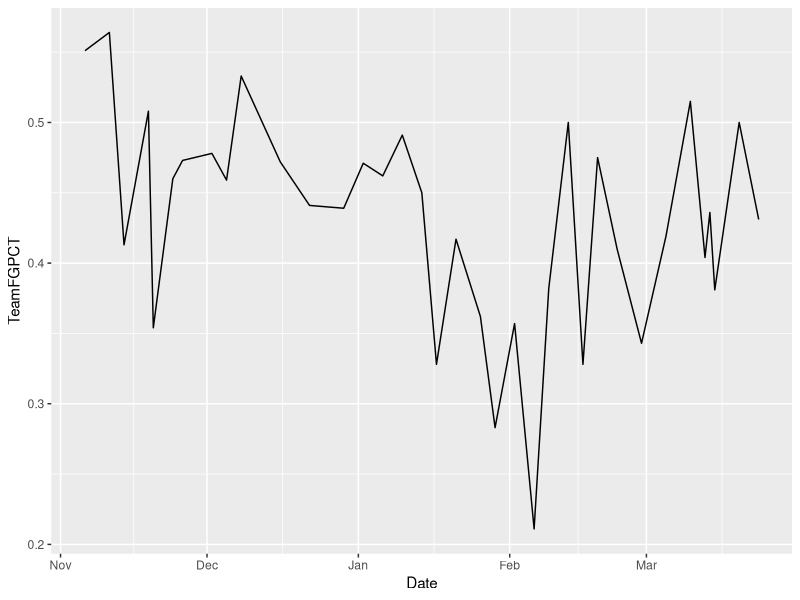
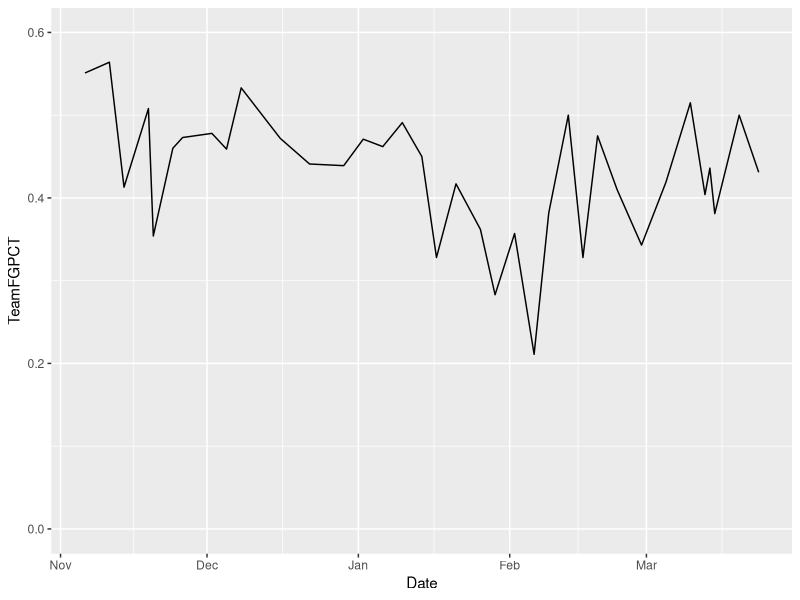
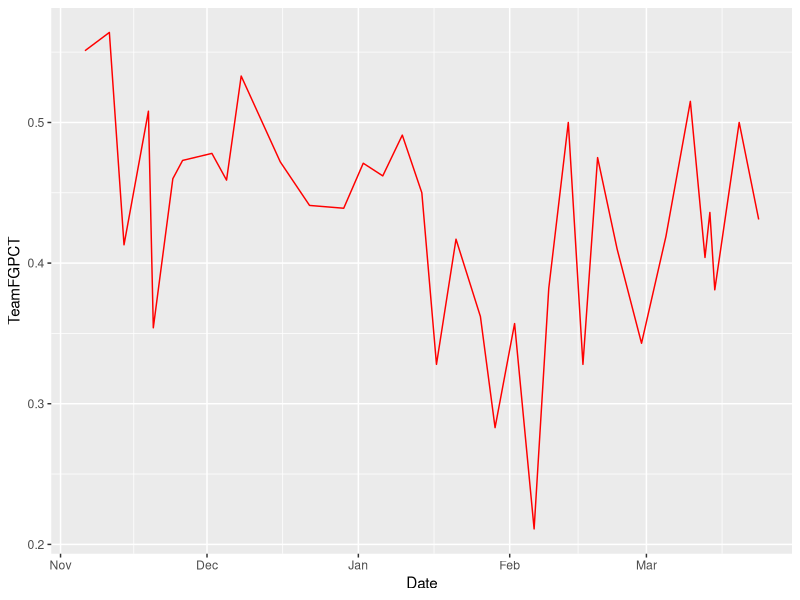
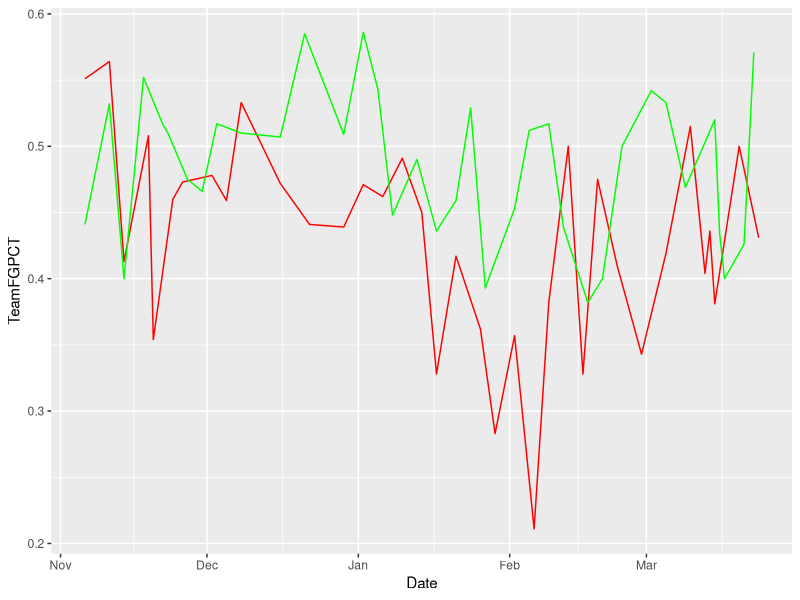
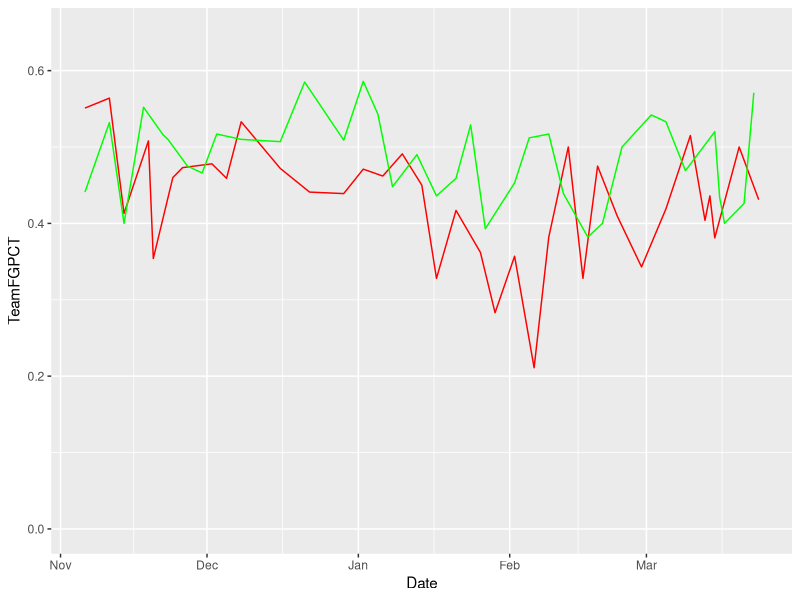
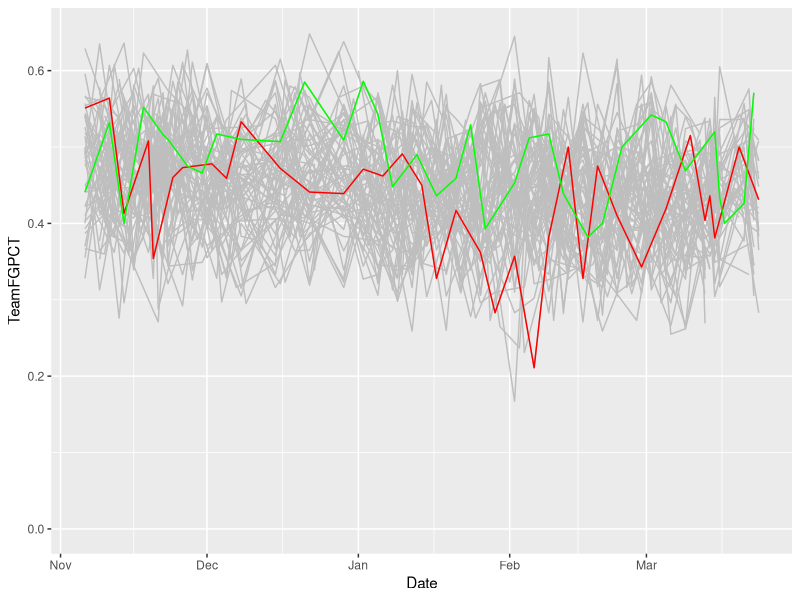
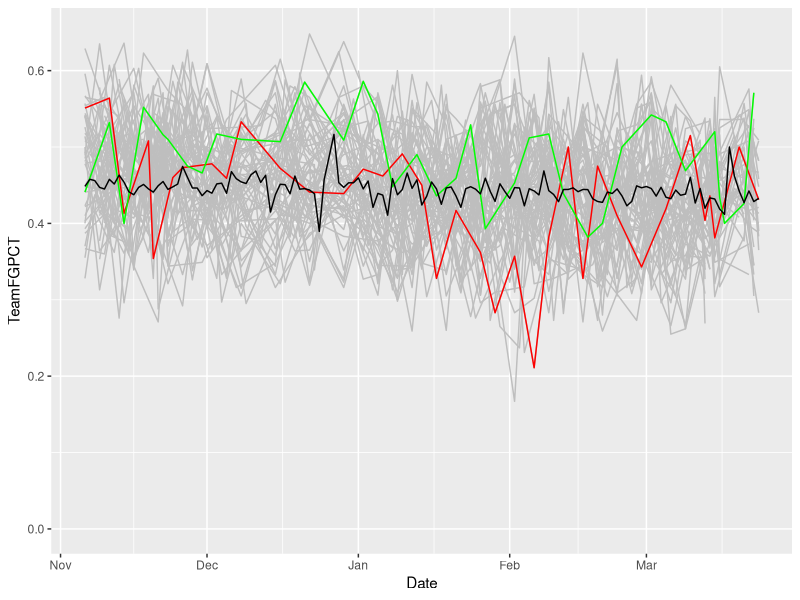

Write R code to recreate these figures, in order.
## ---- chunk 1
library(tidyverse)
## ---- chunk 2
logs <- read_csv("data/logs19.csv")
## ---- chunk 3
nu <- logs %>% filter(Team == "Nebraska Cornhuskers")
## ---- chunk 4
ggplot(nu, aes(x=Date, y=TeamFGPCT)) + geom_line()
## ---- chunk 5
ggplot(nu, aes(x=Date, y=TeamFGPCT)) + geom_line() + scale_y_continuous(limits = c(0, .6))
## ---- chunk 6
msu <- logs %>% filter(Team == "Michigan State Spartans")
## ---- chunk 7
ggplot() + geom_line(data=nu, aes(x=Date, y=TeamFGPCT), color="red")
## ---- chunk 8
ggplot() + geom_line(data=nu, aes(x=Date, y=TeamFGPCT), color="red") + geom_line(data=msu, aes(x=Date, y=TeamFGPCT), color="green")
## ---- chunk 9
ggplot() + geom_line(data=nu, aes(x=Date, y=TeamFGPCT), color="red") + geom_line(data=msu, aes(x=Date, y=TeamFGPCT), color="green") + scale_y_continuous(limits = c(0, .65))
## ---- chunk 10
powerfive <- c("SEC", "Big Ten", "Pac-12", "Big 12", "ACC")

p5conf <- logs %>% filter(Conference %in% powerfive)
## ---- chunk 11
ggplot() + geom_line(data=p5conf, aes(x=Date, y=TeamFGPCT, group=Team), color="grey") + geom_line(data=nu, aes(x=Date, y=TeamFGPCT), color="red") + geom_line(data=msu, aes(x=Date, y=TeamFGPCT), color="green") + scale_y_continuous(limits = c(0, .65))
## ---- chunk 12
average <- logs %>% group_by(Date) %>% summarise(mean_shooting=mean(TeamFGPCT))
## ---- chunk 13
ggplot() + geom_line(data=p5conf, aes(x=Date, y=TeamFGPCT, group=Team), color="grey") + geom_line(data=nu, aes(x=Date, y=TeamFGPCT), color="red") + geom_line(data=msu, aes(x=Date, y=TeamFGPCT), color="green") + geom_line(data=average, aes(x=Date, y=mean_shooting), color="black") + scale_y_continuous(limits = c(0, .65))
